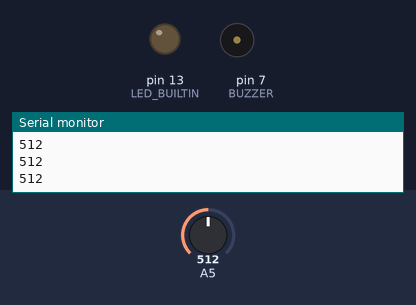
A sketch run on a simulated Arduino Uno, built with avr-gcc and run on an emulated ATmega328P. Parts: output pins drawn as LEDs (lit = HIGH), buzzer (waves = sounding), the last lines printed to the serial monitor. Dashed ring = blinking. The test bench sets the inputs (shaded band); at power-on: A5 = 512.

Above: at 1.2 s.
1.3 s: A5 set to 105
2.8 s: A5 set to 95
At 3.05 s:
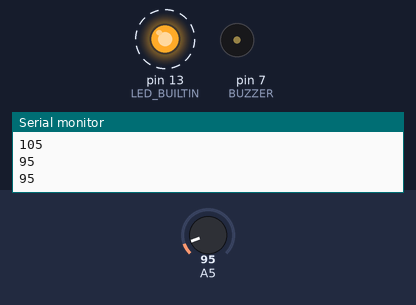
Timing chart, 0 to 11.8 s (numbered marks = the images above; inputs shaded):
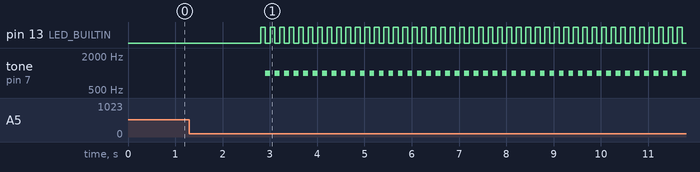

Measured:
- the behaviour switches between 100 and 99 on A5 (found by bisection; images 0 and 1)
- after the input at 2.8 s, pin 13 (LED_BUILTIN): alternates HIGH for 0.10 s and LOW for 0.10 s, starting at once; tone on pin 7 (BUZZER): alternates 1000 Hz for 0.10 s and silent for 0.10 s, starting after 0.11 s

The sketch:

sensor_cahaya.ino
```cpp
#define BUZZER 7

void setup() {
  Serial.begin(9600);
  pinMode(A5, INPUT);
  pinMode(LED_BUILTIN, OUTPUT);
  pinMode(BUZZER, OUTPUT);
}

void ledBlink(int speed) {
  digitalWrite(LED_BUILTIN, HIGH);
  delay(speed);
  digitalWrite(LED_BUILTIN, LOW);
}

void soundAlert(int speed, int freq) {
  tone(BUZZER, freq);
  delay(speed);
  noTone(BUZZER);
}

void loop() {
  int sensorValue = analogRead(A5);
  Serial.println(sensorValue);
  if (sensorValue < 100) {
    ledBlink(100);
    soundAlert(100, 1000);
  }
}
```
